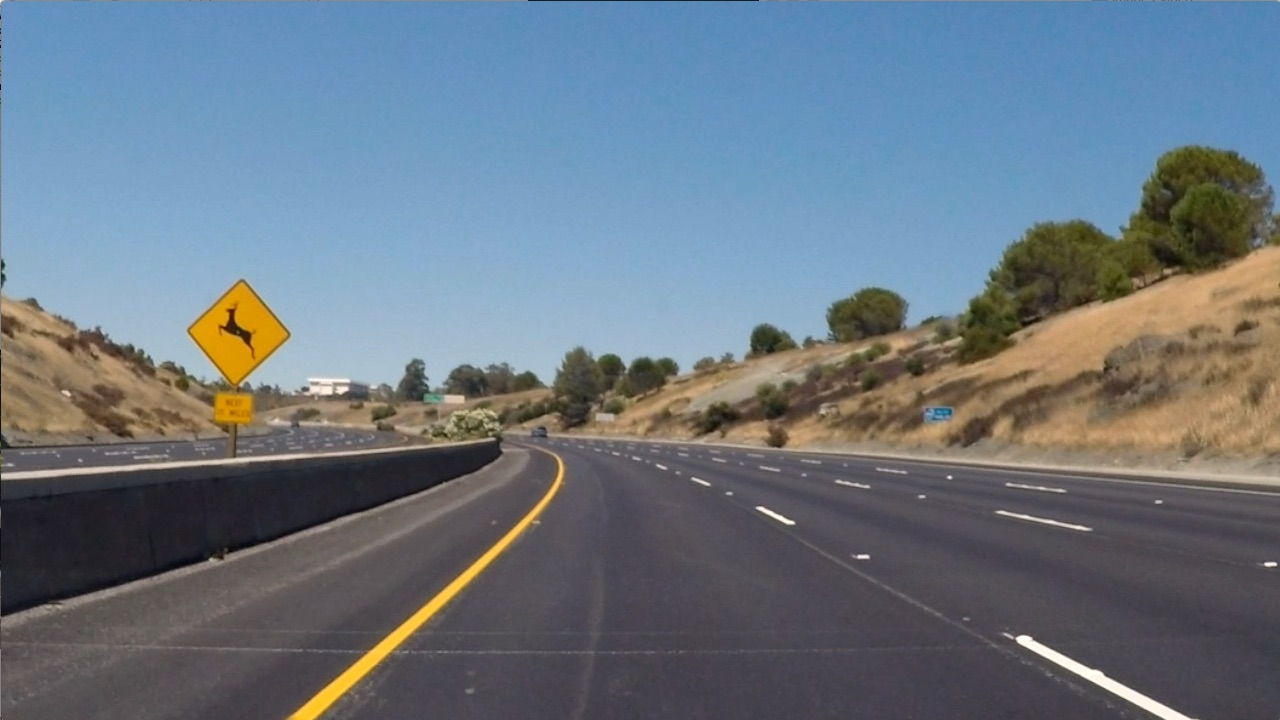
#> input picture Project_4/assets/test2.jpg, 1280 x 720 px, found by its file name
$ python helper.py   (older library calls are emulated)
#> lines starting #> are read from the running program, lines starting #| are printed output that depends on the picture; after the words box and inside, x2 and y2 are one past the last pixel; in counts of white or black regions, pixels touching at a corner belong together
#> further down, image is the input picture: shape (720, 1280, 3); mean R, G, B 106.7, 118.8, 129.6
"""
Cluster of helper functions.
"""

import pickle
from glob import glob

import cv2
import numpy as np
from scipy.misc import imresize, imread
import os

# Constants
OUTPUT_DIR = os.path.abspath('output')
CALIBRATION_PATH_PICKLE = os.path.abspath('../output' + os.sep + 'calibration.p')
CAL_IMAGE_PATH = os.path.abspath('../camera_cal' + os.sep + 'calibration*.jpg')
ROWS, COLS = (6, 9)
CAL_IMAGE_SIZE = (720, 1280, 3)

"""
1. Calibrate the camera.
"""


class CalibrateCamera:
    # [114 lines left out: functions __init__, undistort, get_camera_calibration, _calculate_camera_calibration, not called in this run]


"""
2. Change the perspective
"""


class PerspectiveTransformer:
    """
    Helps to change the perspective of the image.
    """
    # [46 lines left out: functions __init__, transform, inverse_transform, not called in this run]


"""
3. Generate images.
"""


def generate_lane_mask(img, v_cutoff=0):
    """
    Generate a masking binary image with lane selected.

    Parameters
    ----------
    img: ndarray
        Image.
    v_cutoff:
        Image cutoff.

    Returns
    -------
    mask: ndarray
        A binary Numpy array of the masked image.

    """
#> called with v_cutoff = 0

    window = img[v_cutoff:, :, :]
    yuv = cv2.cvtColor(window, cv2.COLOR_RGB2YUV)
#> yuv: shape (720, 1280, 3); mean of channels 0, 1, 2 116.4, 134.4, 119.6
    yuv = 255 - yuv
#> yuv: shape (720, 1280, 3); mean of channels 0, 1, 2 138.6, 120.6, 135.4
    hls = cv2.cvtColor(window, cv2.COLOR_RGB2HLS)
#> hls: shape (720, 1280, 3); mean of channels 0, 1, 2 92.2, 117.8, 63.7
    chs = np.stack((yuv[:, :, 1], yuv[:, :, 2], hls[:, :, 2]), axis=2)
#> chs: shape (720, 1280, 3); mean of channels 0, 1, 2 120.6, 135.4, 63.7
    gray = np.mean(chs, 2)

    s_x = abs_sobel(gray, orient='x', kernel_size=3)
    s_y = abs_sobel(gray, orient='y', kernel_size=3)

    grad_dir = gradient_direction(s_x, s_y)
    grad_mag = gradient_magnitude(s_x, s_y)

    ylw = extract_yellow(window)
    highlights = extract_highlights(window[:, :, 0])

    mask = np.zeros(img.shape[:-1], dtype=np.uint8)

    mask[v_cutoff:, :][((s_x >= 25) & (s_x <= 255) &
                        (s_y >= 25) & (s_y <= 255)) |
                       ((grad_mag >= 30) & (grad_mag <= 512) &
                        (grad_dir >= 0.2) & (grad_dir <= 1.)) |
                       (ylw == 255) |
                       (highlights == 255)] = 1

    mask = binary_noise_reduction(mask, 4)

    return mask


def abs_sobel(img_ch, orient='x', kernel_size=3):
    """
    Takes the absolute values of Sobel derivative.

    Parameters
    ----------
    img_ch
    orient: str
        Orientation of the derivative. `x` or`y`
    kernel_size: int
        Kernel size.

    Returns
    -------
    abs_sobel: ndarray
        Absolute array of Sobel derivative.
    """
#> called with orient = 'x', kernel_size = 3

    if orient == 'x':
        axis = (1, 0)
    elif orient == 'y':
        axis = (0, 1)
    else:
        raise ValueError('orient has to be "x" or "y" not "%s"' % orient)

    sobel = cv2.Sobel(img_ch, -1, *axis, ksize=kernel_size)
    abs_sobel = np.absolute(sobel)

    return abs_sobel


def gradient_magnitude(sobel_x, sobel_y):
    """
    Calculates the magnitude of the gradient.

    Parameters
    ----------
    sobel_x
    sobel_y

    Returns
    -------
    abs_grad_mag: int
    """

    abs_grad_mag = np.sqrt(sobel_x ** 2 + sobel_y ** 2)
    return abs_grad_mag.astype(np.uint16)


def gradient_direction(sobel_x, sobel_y):
    """
    Calculates the direction of the gradient. NaN values cause by zero division will be replaced
    by the maximum value (np.pi / 2).

    Parameters
    ----------
    sobel_x
    sobel_y

    Returns
    -------
    abs_grad_dir: ndarray

    """

    abs_grad_dir = np.absolute(np.arctan(sobel_y / sobel_x))
    abs_grad_dir[np.isnan(abs_grad_dir)] = np.pi / 2
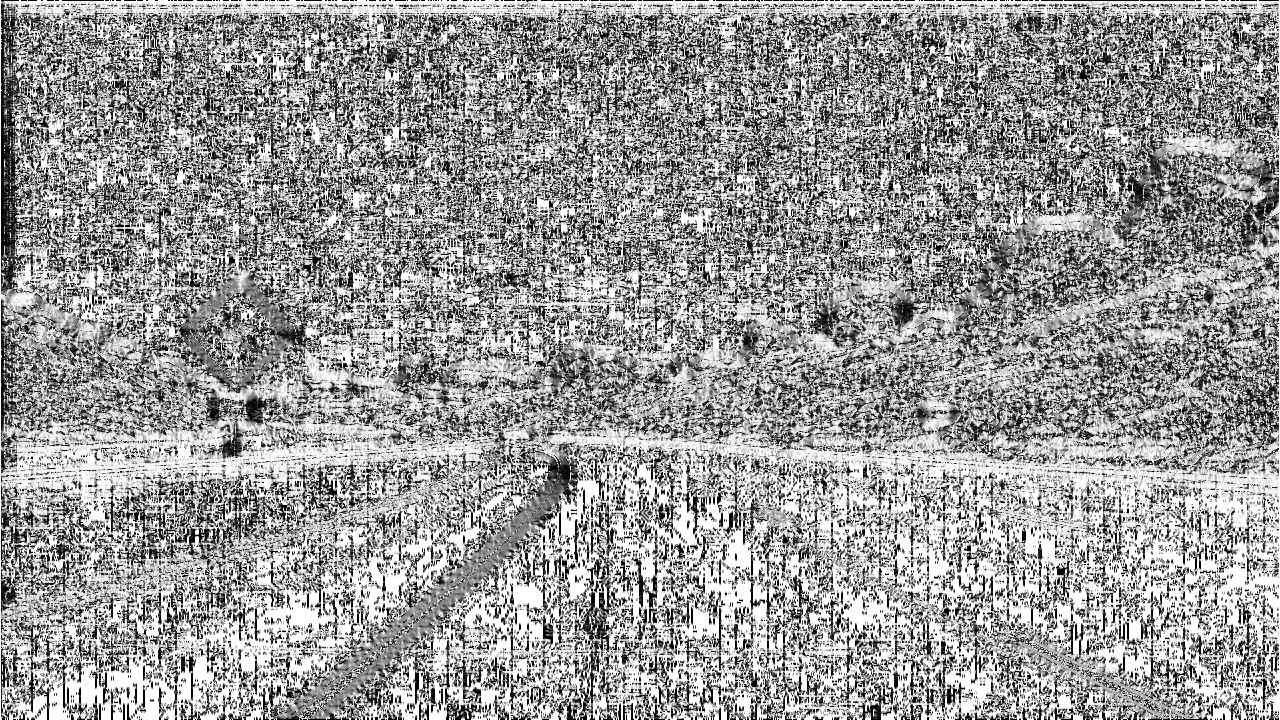
#> abs_grad_dir: shape (720, 1280) float64; min 0, max 1.57, mean 0.955; drawn with min black and max white

    return abs_grad_dir.astype(np.float32)


def extract_yellow(img):
    """
    Mask all yellow pixels.

    Parameters
    ----------
    img

    Returns
    -------
    mask: ndarray
        Masked image

    """

    hsv = cv2.cvtColor(img, cv2.COLOR_RGB2HSV)
#> hsv: shape (720, 1280, 3); mean H, S, V 92.2, 74.5, 141.3
    mask = cv2.inRange(hsv, (20, 50, 150), (40, 255, 255))
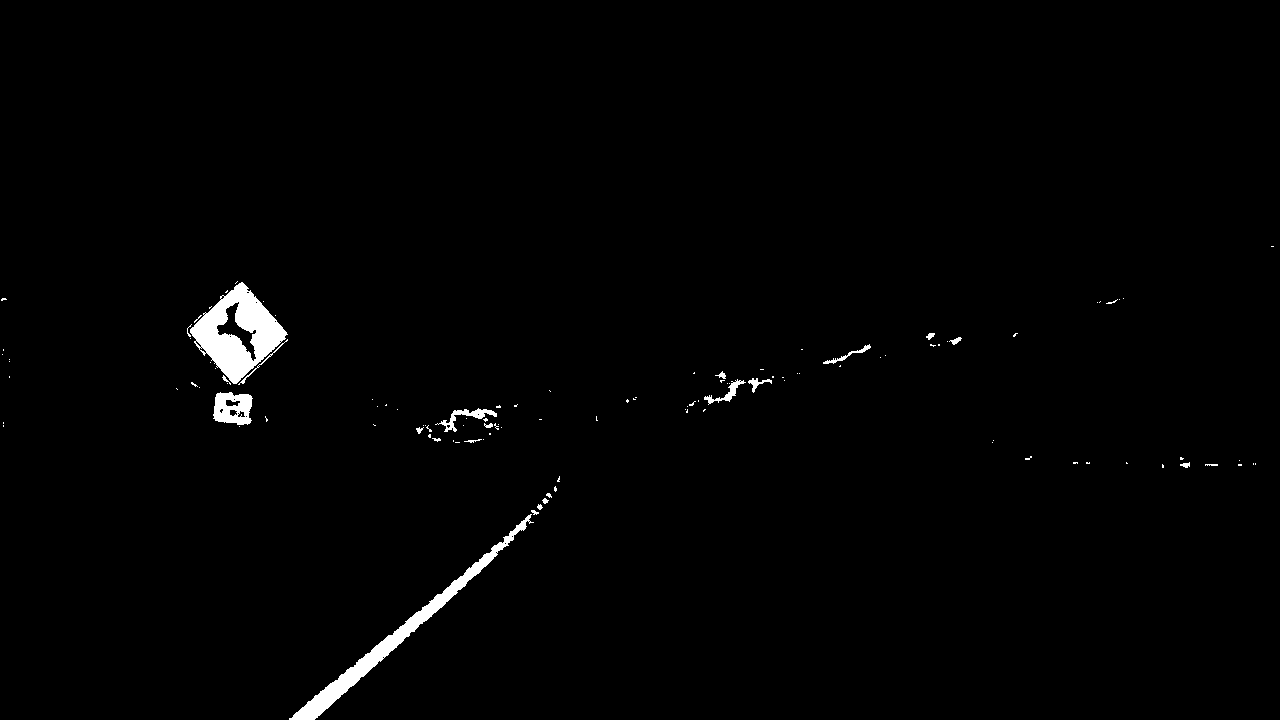
#> mask: shape (720, 1280); 1.2% white; 117 white regions (96 under 20 px), largest, box (x1, y1, x2, y2) and area: (190, 282, 288, 384) 4670, (289, 514, 534, 720) 3711, (213, 392, 253, 425) 945

    return mask


def extract_highlights(img, p=99.9):
    """
    Get the selected highlights from the image.

    Parameters
    ----------
    img
    p: float
        Percentile to compute

    Returns
    -------
    mask: ndarray
        Masked image
    """
#> called with p = 99.9

    p = int(np.percentile(img, p) - 30)
#> p = 225
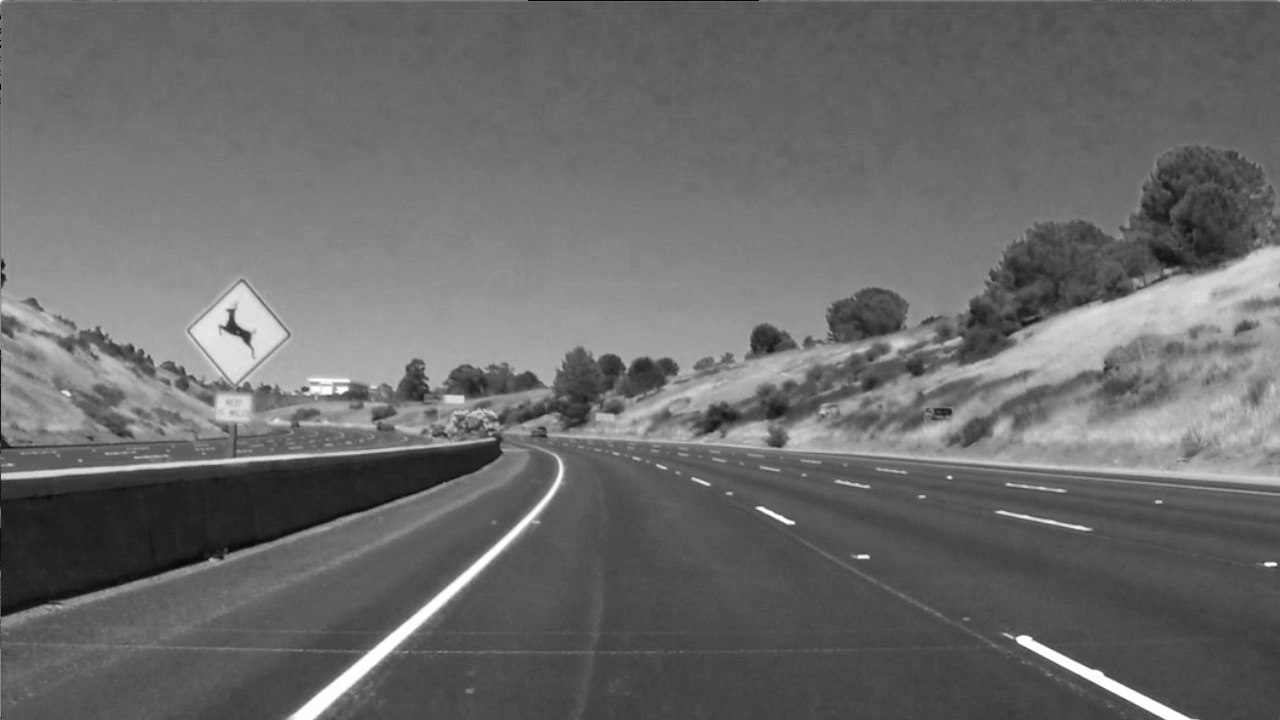
#> img: shape (720, 1280); min 0, max 255, mean 106.7
    mask = cv2.inRange(img, p, 255)
#> mask: shape (720, 1280); 0.69% white; 57 white regions (47 under 20 px), largest, box (x1, y1, x2, y2) and area: (293, 462, 562, 720) 3256, (1016, 636, 1190, 720) 1732, (196, 294, 238, 355) 689
    return mask


def binary_noise_reduction(img, thresh):
    """

    Parameters
    ----------
    img
    thresh

    Returns
    -------
    img: ndarray
        Filtered image.
    """

    k = np.array([[1, 1, 1],
                  [1, 0, 1],
                  [1, 1, 1]])
    nb_neighbours = cv2.filter2D(img, ddepth=-1, kernel=k)
    img[nb_neighbours < thresh] = 0
    return img


"""
4. Detect the lines on the road based on image generated.
"""


class Line:
    """
    Detect the lines on th road.
    """
    # [162 lines left out: functions __init__, update, is_current_fit_parallel, get_current_fit_distance, get_best_fit_distance, calc_curvature, not called in this run]

if __name__ == '__main__':
    import matplotlib.pyplot as plt
    from scipy import misc
    import os

    image = misc.imread('test_images' + os.sep + 'test2.jpg')
    masked_image = generate_lane_mask(image)
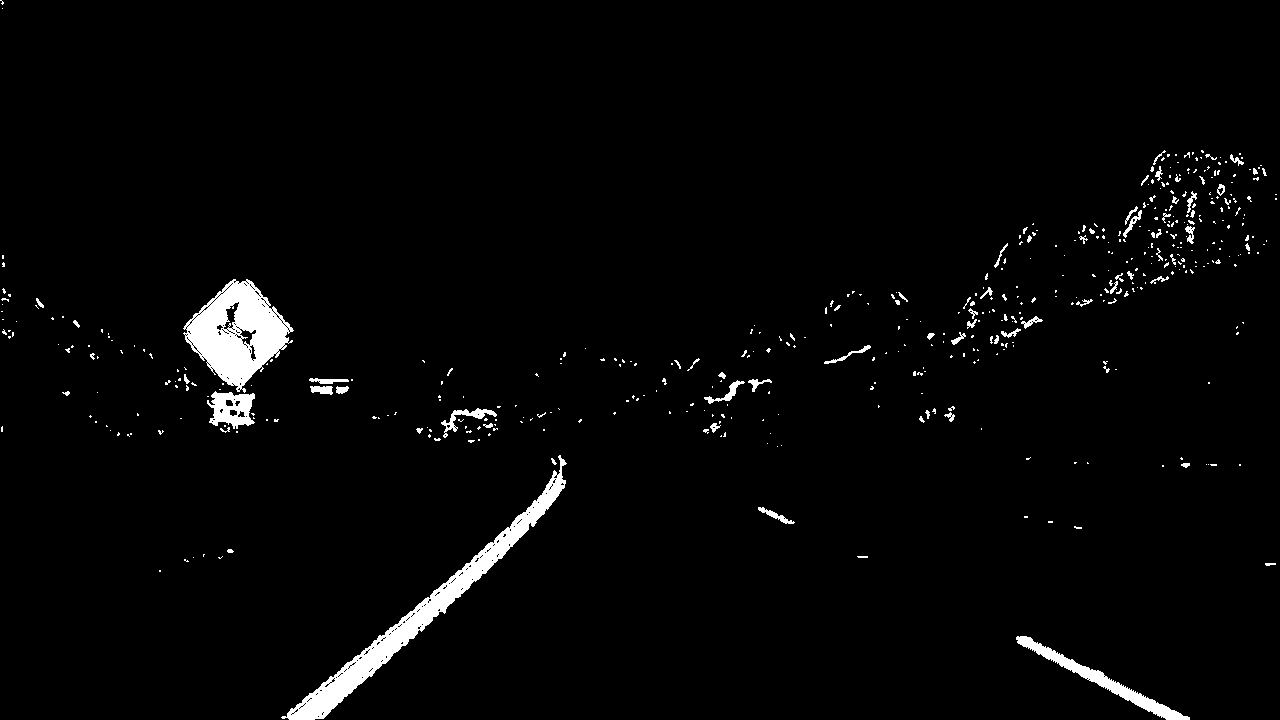
#> masked_image: shape (720, 1280); values 0 (black) and 1 (white), 2.5% white; 485 white regions (408 under 20 px), largest, box (x1, y1, x2, y2) and area: (281, 455, 567, 720) 7259, (183, 279, 294, 393) 6588, (1016, 636, 1190, 720) 1974

    plt.imshow(masked_image, cmap='gray')
    plt.show()
